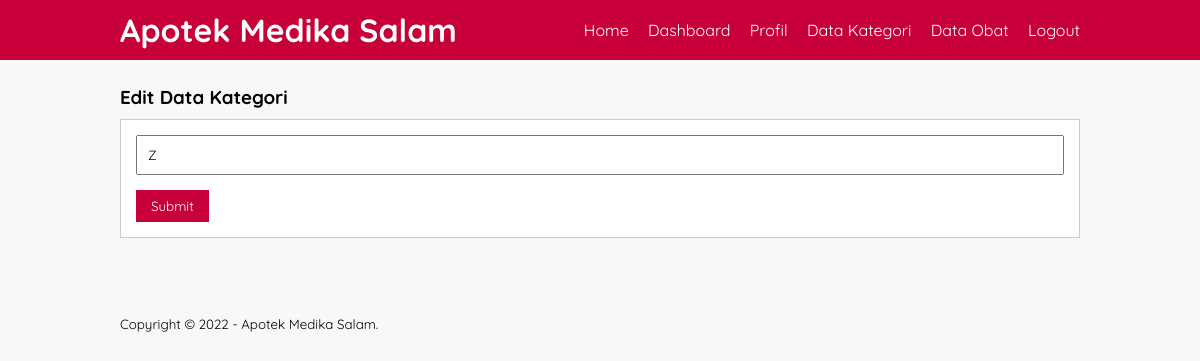
/edit-kategori.php?id=26 (signed in), run on an earlier commit of the app's database.
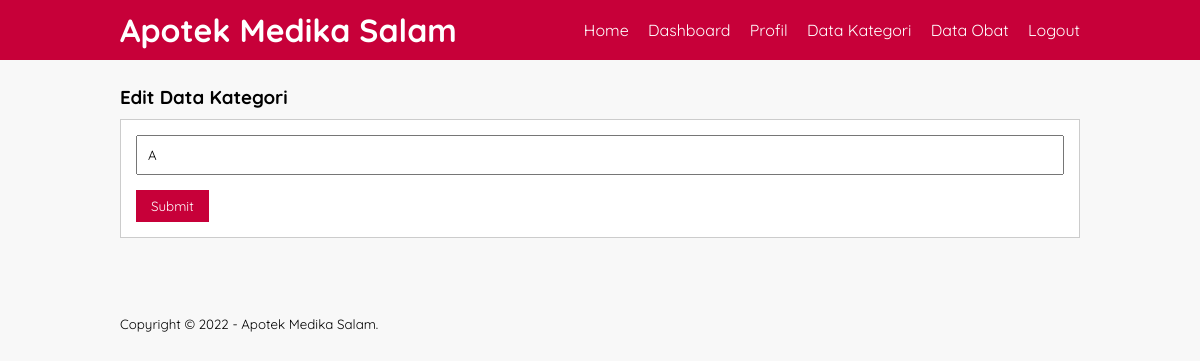
And on a later commit of the database.
### tables this page shows
CREATE TABLE `tb_category` (
  `category_id` int(11) NOT NULL,
  `category_name` varchar(25) NOT NULL
);

### edit-kategori.php (the view, shortened to what this page needs)
<?php
	include 'db.php';
	$kategori = mysqli_query($conn, "SELECT * FROM tb_category WHERE category_id = '".$_GET['id']."' ");
	$k = mysqli_fetch_object($kategori);
?>
<!DOCTYPE html>
<html>
<head>
	<link rel="stylesheet" type="text/css" href="style.css">
</head>
<body>
	<header>
		<div class="container">
			<h1><a href="dashboard.php">Apotek Medika Salam</a></h1>
			<ul>
				<li><a href="index.php">Home</a></li>
				<li><a href="dashboard.php">Dashboard</a></li>
				<li><a href="profil.php">Profil</a></li>
				<li><a href="data-kategori.php">Data Kategori</a></li>
				<li><a href="data-obat.php">Data Obat</a></li>
				<li><a href="logout.php">Logout</a></li>
			</ul>
		</div>
	</header>
	<div class="section">
		<div class="container">
			<h3>Edit Data Kategori</h3>
			<div class="box">
				<form action="" method="POST">
					<input type="text" name="nama" placeholder="Nama Kategori" class="input-control" value="<?php echo $k->category_name ?>" required>
					<input type="submit" name="submit" value="Submit" class="btn">
				</form>
			</div>
		</div>
	</div>
	<footer>
		<div class="container">
			<small>Copyright &copy; 2022 - Apotek Medika Salam.</small>
		</div>
	</footer>
</body>
</html>

What changed in the data, as far as the page shows it:
changed tb_category: nama "Z" → "A"
